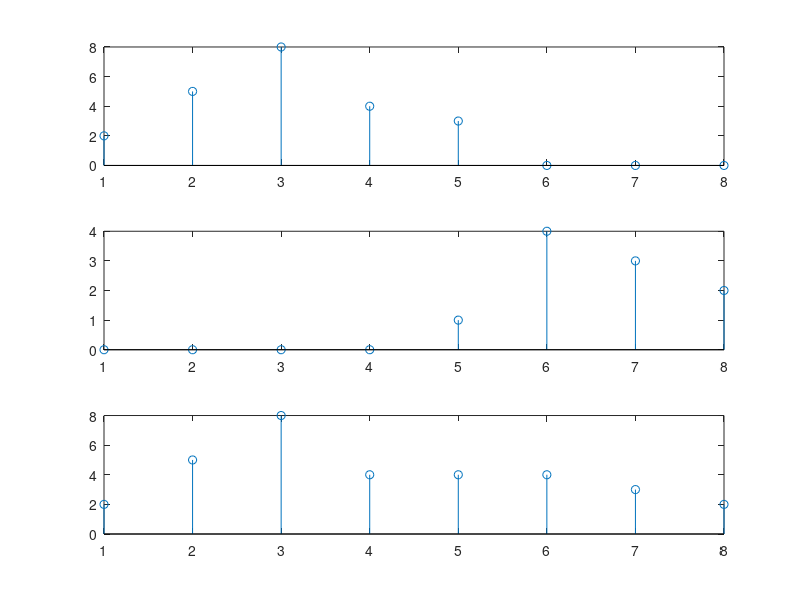

This chart was generated by the following MATLAB code:
x = [2 5 8 4 3 0 0 0];
y = [0 0 0 0 1 4 3 2];

addi = x + y;

subplot(3,1,1)
stem(x)

subplot(3,1,2)
stem(y)

subplot(3,1,3)
stem(addi)